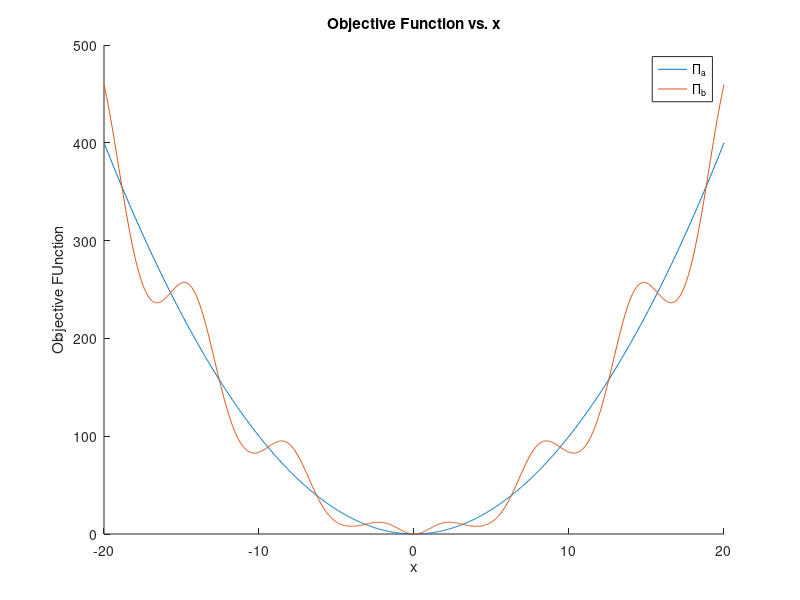

The MATLAB source for this figure: (Note: this script raises an error after producing the figure.)
%% Assignment 1
% Dylan Callaway
% Fall 2019
% E150

%% Netwon's Method
%% 1
clear; clc;

x = linspace(-20, 20, 1000);
pi_a = x.^2;
pi_b = (x + (pi./2).*sin(x)).^2;

figure;
hold on
plot(x, pi_a)
plot(x, pi_b)
title('Objective Function vs. x')
xlabel('x')
ylabel('Objective FUnction')
legend('\Pi_a', '\Pi_b')
hold off

%% 2
%% 3
%% 4
%% 5
%% 6
close all
clear
clc

syms x

pi_a = x^2;
pi_b = (x + (pi/2)*sin(x))^2;

f_a = gradient(pi_a)
f_b = gradient(pi_b)
df_a = hessian(pi_a)
df_b = hessian(pi_b)

pi_a = matlabFunction(pi_a, 'Vars', x);
pi_b = matlabFunction(pi_b, 'Vars', x);
f_a = matlabFunction(f_a, 'Vars', x);
f_b = matlabFunction(f_b, 'Vars', x);
df_a = matlabFunction(df_a, 'Vars', x);
df_b = matlabFunction(df_b, 'Vars', x);

%% 7
k = [-1, 0, 1];
x0s = 2.*10.^k;
TOL = 10^-8;
maxit = 20;
sol_a = [];
sol_b = [];

subplot(2, 2, 1)
for x0 = x0s
    [sol, its, hist] = myNewton(f_a, df_a, x0, TOL, maxit);
    sol_a = [sol_a, sol];
    hold on
    plot(0:length(hist)-1,pi_a(hist))
end
title('\Pi_a vs. Iteration for x0 = [.2, 2, 20]')
xlabel('Iteration')
ylabel('\Pi_a')
legend('x0 = .2', 'x0 = 2', 'x0 = 20')
grid on
ylim([-50, pi_a(25)])
hold off

subplot(2, 2, 2)
for x0 = x0s
    [sol, its, hist] = myNewton(f_b, df_b, x0, TOL, maxit);
    sol_b = [sol_b, sol];
    hold on
    plot(0:length(hist)-1,pi_b(hist))
end
title('\Pi_b vs. Iteration for x0 = [.2, 2, 20]')
xlabel('Iteration')
ylabel('\Pi_b')
legend('x0 = .2', 'x0 = 2', 'x0 = 20')
grid on
ylim([-50, pi_b(25)])
hold off

vals = linspace(-25, 25, 1000);

subplot(2, 2, 3)
hold on
plot(vals, pi_a(vals))
plot(sol_a, pi_a(sol_a), 'ro')
plot(x0s, pi_a(x0s), 'gx')
ylim([-50, pi_a(25)])
grid on
legend('\Pi_a', 'sol', 'x0')
title("\Pi_a with Newtonian Minimums and Initial Guesses")
xlabel("x")
ylabel("\Pi_a")
hold off

subplot(2, 2, 4)
hold on
plot(vals, pi_b(vals))
plot(sol_b, pi_b(sol_b), 'ro')
plot(x0s, pi_b(x0s), 'gx')
ylim([-50, pi_b(25)])
grid on
legend('\Pi_b', 'sol', 'x0')
title("\Pi_b with Newtonian Minimums and Initial Guesses")
xlabel("x")
ylabel("\Pi_b")
hold off

% From graph 1 (Pi_a) you can see that Newton's method converged to 0
% for all x0. Graph 2 (Pi_b) shows that the solution changes depending on
% x0. This is due to there being local extrema throughout Pi_b.
% This can further be seen in graphs 3 and 4, where the solution for
% Pi_a is always 0, even as x0 moves away rom the global extrema, while Pi_b's
% solution is always the extrema nearest the initial guess. Pi_a also converges in 2
% iterations regardless of x0, while Pi_b takes 4 or 5 iterations to
% converge to the nearest local extrema.

%% 8
close all
clc

% Newton's method will find the global minimum of Pi_a for all x0.

% My intuition tells me that x0 would need to be between the zeros of H
% around the global min of Pi_b...but this does not prove to be true when I
% use myNetwon on Pi_b.

test_x0 = linspace(-2, 2, 1000);
solns = []
for x0 = test_x0
    [sol, its, hist] = myNewton(f_b, df_b, x0, TOL, maxit);
    solns = [solns, sol<10^-8 && sol>-10^-8];
end

figure
hold on
plot(test_x0, pi_b(test_x0))
plot(test_x0,solns)
title("\Pi_a vs x with x0 convrgence region")
xlabel("x")
ylabel("\Pi_a")
legend("\Pi_a", "Convergence (1=Converged to 0)")
hold off

% From this plot you can see that sol converges to zero for x0 = [-.75, .75].

% This means x would need at least 1 point in [-.75, .75]. This is
% accomplished with
ng = 32

%% 9
close all
clc

syms x y z

pi_bx = (x + (pi/2)*sin(x))^2;
pi_by = (y + (pi/2)*sin(y))^2;
pi_bz = (z + (pi/2)*sin(z))^2;

pi_b2 = pi_bx + pi_by;
pi_b3 = pi_bx + pi_by + pi_bz;


f_b2 = gradient(pi_b2, [x, y])
df_b2 = hessian(pi_b2, [x, y])
f_b3 = gradient(pi_b3, [x, y, z])
df_b3 = hessian(pi_b3, [x, y, z])

pi_b2 = matlabFunction(pi_b2, 'Vars', [x, y]);
pi_b3 = matlabFunction(pi_b3, 'Vars', [x, y, z]);
f_b2 = matlabFunction(f_b2, 'Vars', [x, y]);
df_b2 = matlabFunction(df_b2, 'Vars', [x, y]);
f_b3 = matlabFunction(f_b3, 'Vars', [x, y, z]);
df_b3 = matlabFunction(df_b3, 'Vars', [x, y, z]);

%% 10
clc

x = linspace(-20, 20, ng);
y = x; z = x;

% 1D
time_sum = 0;
run_nums = 100;
min_val = Inf;

for run = 1:run_nums
    min_val = Inf;
    tic
    for i = x
        val = pi_b(i);
        if val<min_val
            min_val = val;
        end
    end
    time_sum = toc + time_sum;
end
time_avg1 = time_sum/run_nums

% 2D
time_sum = 0;
min_val = Inf;

for run = 1:run_nums
    min_val = Inf;
    tic
    for i = x
        for j = y
            val = pi_b2(i, j);
            if val<min_val
                min_val = val;
            end
        end
    end
    time_sum = toc + time_sum;
end
time_avg2 = time_sum/run_nums

% 3D
time_sum = 0;
min_val = Inf;

for run = 1:run_nums
    min_val = Inf;
    tic
    for i = x
        for j = y
            for k = z
                val = pi_b3(i, j, k);
                if val<min_val
                    min_val = val;
                end
            end
        end
    end
    time_sum = toc + time_sum;
end
time_avg3 = time_sum/run_nums

num_vars = [1, 2, 3];
times = [time_avg1, time_avg2, time_avg3];

quad_fit = polyfit(num_vars, times, 2);

% Based on 1D, 2D, and 3D optimization, 15D optimization would take
% approximately this long:
time_avg15 = polyval(quad_fit, 15)

% Changing ng from 32 to 100 increased the 3D run time to .1505s, and the 15D run time to 13.5s.

%% Genetic Algorithm
%% 1
close all
clc

[PI, Orig, Lambda] = myGenetic(pi_b, [-20, 20], 12, 10^-6, 100, 50, 1);
subplot(1, 2, 1)
loglog(PI(:,1))
title('\Pi_b Cost vs. Iteration')
xlabel('Iteration (#)')
ylabel('\Pi_b Cost')
subplot(1, 2, 2)
parent_cost = PI(:,1:12);
avg_parent_cost = mean(parent_cost, 2);
loglog(avg_parent_cost)
title('\Pi_b Average Parent Cost vs. Iteration')
xlabel('Iteration (#)')
ylabel('\Pi_b Average Parent Cost')

%% 2
close all
clc

parents = [0, 6, 12];
GA_Times = [];
GA_Failures = [];

for parent = parents
    parent
    time_sum1 = 0;
    time_sum2 = 0;
    time_sum3 = 0;
    
    for i = 1:100
        tic;
        [PI, Orig, Lambda] = myGenetic(pi_b, [-20, 20], parent, 10^-1, 100, 50, 1);
        [sol, its, hist] = myNewton(f_b, df_b, Lambda(1,:), 10^-6, 20);
        time_sum1 = time_sum1 + toc;
        success1(i) = pi_b(sol) < 10^-6;
        
        tic;
        [PI, Orig, Lambda] = myGenetic(pi_b2, [-20, 20], parent, 10^-1, 100, 50, 2);
        [sol, its, hist] = myNewton(f_b2, df_b2, Lambda(1,:), 10^-6, 20);
        time_sum2 = time_sum2 + toc;
        func_vals = num2cell(sol);
        success2(i) = pi_b2(func_vals{:}) < 10^-6;
        
        tic;
        [PI, Orig, Lambda] = myGenetic(pi_b3, [-20, 20], parent, 10^-1, 100, 50, 3);
        [sol, its, hist] = myNewton(f_b3, df_b3, Lambda(1,:), 10^-6, 20);
        time_sum3 = time_sum3 + toc;
        func_vals = num2cell(sol);
        success3(i) = pi_b3(func_vals{:}) < 10^-6;
    end
    
    avg1 = time_sum1/100;
    avg2 = time_sum2/100;
    avg3 = time_sum3/100;
    
    GA_Times = [GA_Times; avg1, avg2, avg3]; % Rows are each number of parents, columns are pi_b, pi_b2, pi_b3
    fail1 = (100-sum(success1))/100;
    fail2 = (100-sum(success2))/100;
    fail3 = (100-sum(success3))/100;
    GA_Failures = [GA_Failures; fail1, fail2, fail3]; % Same as times
end
GA_Times
GA_Failures

%% 3
close all
clc

GA_Times_trans = mean(GA_Times, 1)';
figure
hold on
plot(GA_Times_trans)
plot(times)
title('Average GA Time and Grid Search Time vs. Number of Variables')
xlabel('Number of Variables (#)')
ylabel('Search Time (s)')
legend('GA Times', 'Grid Search Times')
hold off

%% 4
close all
clc

% The case with zero parents represents random guesses on the interval. It
% does not perform well because it is essentially a poorly organized grid
% search, with no way to keep memory of the good guesses.

%% 5

% There are effectively 2 metrics by which these algorithms can be
% compared across. Speed (time to find a solution) and robustness (how likely that solution is to be the right one).

% Grid search can find a solution quickly at the cost of robustness, as
% shown in #10 of the Newton's method section. If ng were increased such
% that each point in the grid had only 0.0001 between the next, it would
% take a very long time to run, but would be able to find the minimum
% within 0.00005.

% Newton's method can be extremely fast and robust, converging quickly to
% the correct minimum as long as some information about the function is
% known beforehand (the approximate location of the global minimum).
% However, if this information is not known, Newton's method can be
% extremely unreliable due to it getting "stuck" on local extrema.

% The genetic algorithm is a good balance between speed and robustness. It
% can converge as quickly as Newton's, but does not get stuck on
% local extrema due to the randomness of its initial guesses (like in a
% grid search). However, it does not evaluate every guess, like a grid
% search does, as it maintains some memory/information about previous
% guesses, like Newton's method does by utilizing the Gradient and Hessian.

% Furtheremore, some of these methods have limitations on the types of
% functions that they can be used on. In particular, Newton's method requires that the
% function be twice differentiable for the variables of interest. The other
% two methods can be used on any function or set of dependent data.

